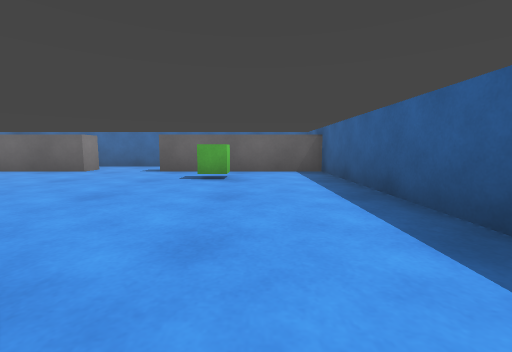
[1] (above)

15 first-person views from a walk through a Unity game level. The camera is 0.51 m above the floor, tilts 6° down and sees 90° across. The floor is counted in squares, 1 m on a side. Each view is taken from the middle of a square. On the plan, view 1 faces up. The plan holds only what a view shows up to about 9 squares ahead; the rest is blank. The player character is not drawn.

[2]
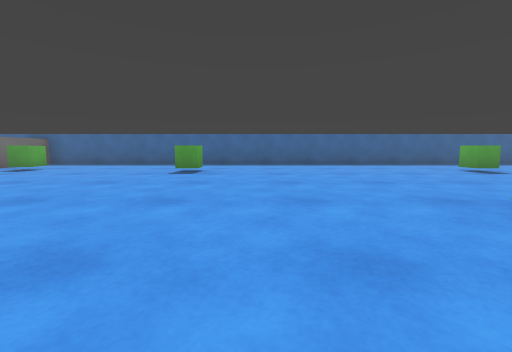

[3]
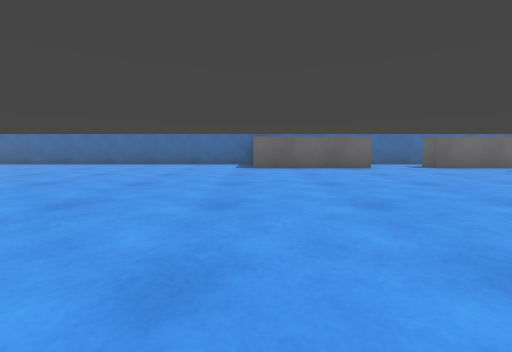

[4]
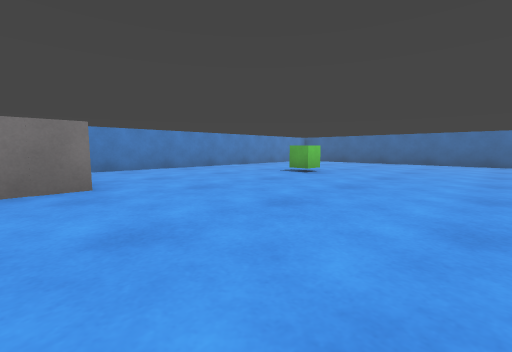

[5]
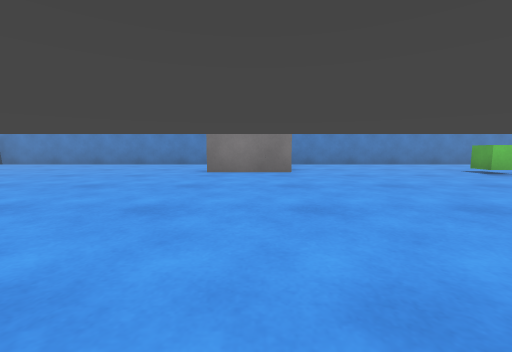

[6]
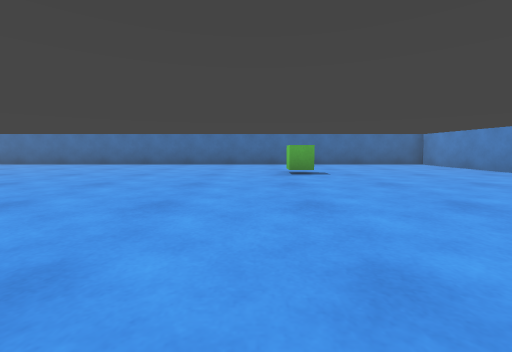

[7]
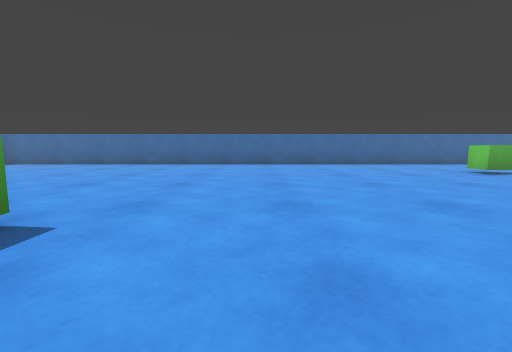

[8]
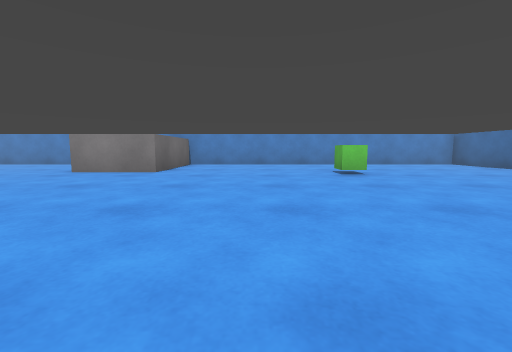

[9]
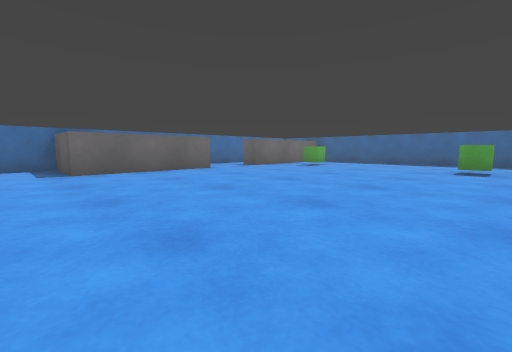

[10]
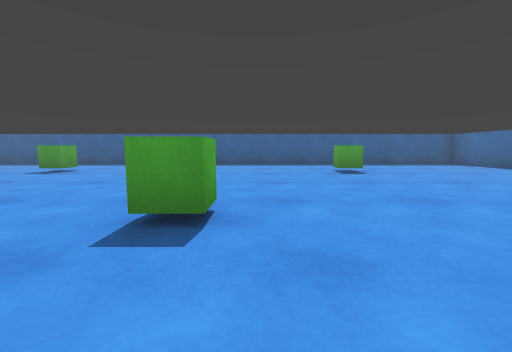

[11]
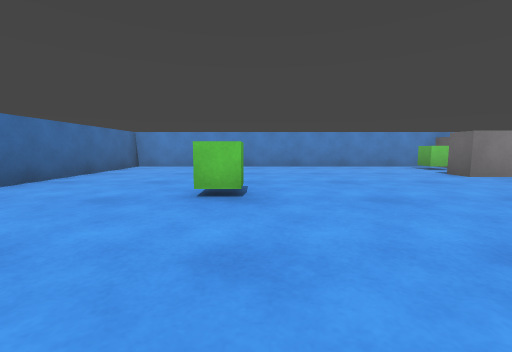

[12]
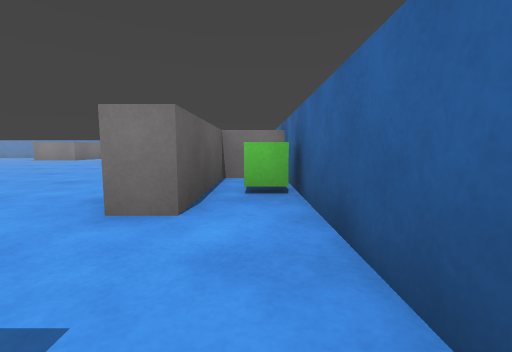

[13]
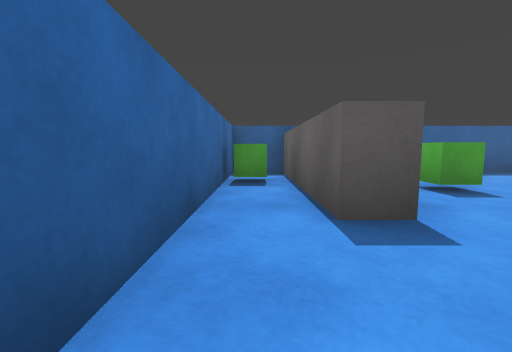

[14]
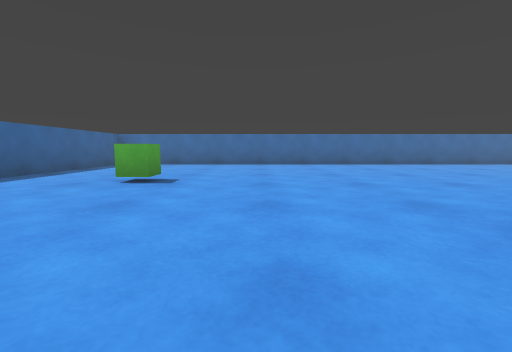

[15]
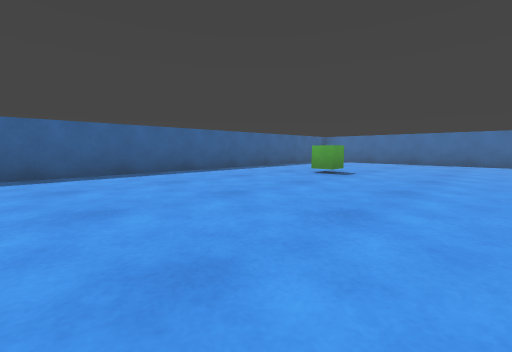

### Floor plan
Points are (right, up) in squares from view 1. A wall is a line through its corners. A room is listed if a view was taken in it or the views show most of it. See-through windows are left out.
Room 1 (views 1, 2, 3, 4, 5, 6, 7, 8, 9, 10, 11, 12, 13, 14, 15)
walls: (-6.5, 6.4) (-3.9, 6.4) (-3.9, 5.8) (-7.1, 5.8) (-7.1, 6.4); (-15.9, -1.8) (-16.5, -1.8) (-16.5, -10.5) (1.5, -10.5) (1.5, 5.8) (-2.2, 5.8) (-2.2, 6.4) (1.5, 6.4) (1.5, 7.5) (-16.5, 7.5) (-16.5, -1.2) (-13.6, -1.2) (-13.6, -1.6)
objects: green cube (-15, -3); grey block (-14, -3) to (-14, -2); green cube (-13, 3); green cube (-12, -7); grey block (-7, 7); green cube (-5, -3); green cube (-5, 7); green cube (-1, -6); green cube (-1, 1); green cube (-1, 5); green cube (0, 7)

Positions as (right, up) in squares from view 1, and headings:
1: (0, 0), facing up
2: (-7, -1), facing right
3: (-7, -1), facing up
4: (-10, -2), facing up-left
5: (-8, -2), facing left
6: (-11, -2), facing down
7: (-7, -2), facing down
8: (-8, 1), facing left
9: (-8, 0), facing up-right
10: (-7, -4), facing right
11: (-9, -7), facing left
12: (-2, 7), facing left
13: (-4, 7), facing right
14: (-3, -2), facing down
15: (-4, -1), facing down-right
